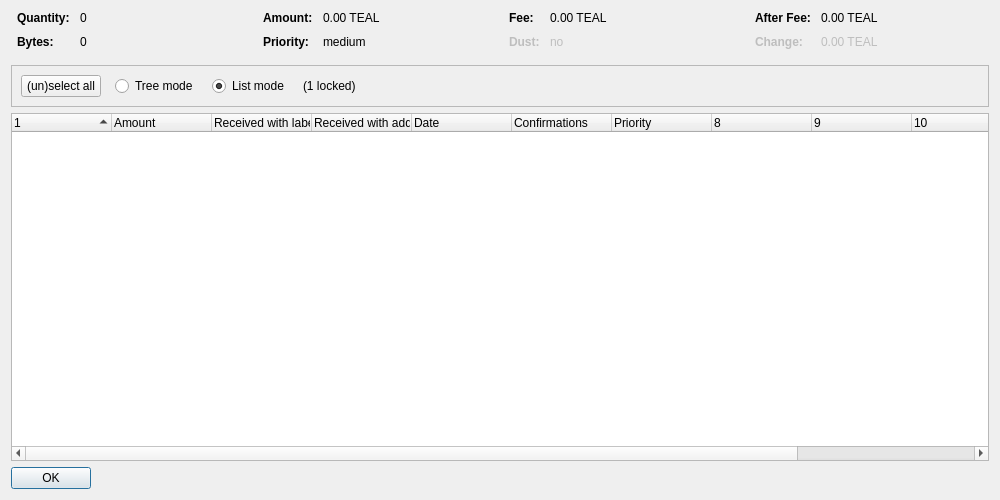
<?xml version="1.0" encoding="UTF-8"?>
<ui version="4.0">
 <class>CoinControlDialog</class>
 <widget class="QDialog" name="CoinControlDialog">
  <property name="geometry">
   <rect>
    <x>0</x>
    <y>0</y>
    <width>1000</width>
    <height>500</height>
   </rect>
  </property>
  <property name="windowTitle">
   <string>Coin Selection</string>
  </property>
  <layout class="QVBoxLayout" name="verticalLayout">
   <item>
    <layout class="QHBoxLayout" name="horizontalLayoutTop" stretch="0,0,0,0">
     <property name="topMargin">
      <number>0</number>
     </property>
     <property name="bottomMargin">
      <number>10</number>
     </property>
     <item>
      <layout class="QFormLayout" name="formLayoutCoinControl1">
       <property name="horizontalSpacing">
        <number>10</number>
       </property>
       <property name="verticalSpacing">
        <number>10</number>
       </property>
       <property name="leftMargin">
        <number>6</number>
       </property>
       <property name="rightMargin">
        <number>6</number>
       </property>
       <item row="0" column="0">
        <widget class="QLabel" name="labelCoinControlQuantityText">
         <property name="font">
          <font>
           <weight>75</weight>
           <bold>true</bold>
          </font>
         </property>
         <property name="text">
          <string>Quantity:</string>
         </property>
        </widget>
       </item>
       <item row="0" column="1">
        <widget class="QLabel" name="labelCoinControlQuantity">
         <property name="cursor">
          <cursorShape>IBeamCursor</cursorShape>
         </property>
         <property name="contextMenuPolicy">
          <enum>Qt::ActionsContextMenu</enum>
         </property>
         <property name="text">
          <string notr="true">0</string>
         </property>
         <property name="textInteractionFlags">
          <set>Qt::LinksAccessibleByMouse|Qt::TextSelectableByKeyboard|Qt::TextSelectableByMouse</set>
         </property>
        </widget>
       </item>
       <item row="1" column="0">
        <widget class="QLabel" name="labelCoinControlBytesText">
         <property name="font">
          <font>
           <weight>75</weight>
           <bold>true</bold>
          </font>
         </property>
         <property name="text">
          <string>Bytes:</string>
         </property>
        </widget>
       </item>
       <item row="1" column="1">
        <widget class="QLabel" name="labelCoinControlBytes">
         <property name="cursor">
          <cursorShape>IBeamCursor</cursorShape>
         </property>
         <property name="contextMenuPolicy">
          <enum>Qt::ActionsContextMenu</enum>
         </property>
         <property name="text">
          <string notr="true">0</string>
         </property>
         <property name="textInteractionFlags">
          <set>Qt::LinksAccessibleByMouse|Qt::TextSelectableByKeyboard|Qt::TextSelectableByMouse</set>
         </property>
        </widget>
       </item>
      </layout>
     </item>
     <item>
      <layout class="QFormLayout" name="formLayoutCoinControl2">
       <property name="horizontalSpacing">
        <number>10</number>
       </property>
       <property name="verticalSpacing">
        <number>10</number>
       </property>
       <property name="leftMargin">
        <number>6</number>
       </property>
       <property name="rightMargin">
        <number>6</number>
       </property>
       <item row="0" column="0">
        <widget class="QLabel" name="labelCoinControlAmountText">
         <property name="font">
          <font>
           <weight>75</weight>
           <bold>true</bold>
          </font>
         </property>
         <property name="text">
          <string>Amount:</string>
         </property>
        </widget>
       </item>
       <item row="0" column="1">
        <widget class="QLabel" name="labelCoinControlAmount">
         <property name="cursor">
          <cursorShape>IBeamCursor</cursorShape>
         </property>
         <property name="contextMenuPolicy">
          <enum>Qt::ActionsContextMenu</enum>
         </property>
         <property name="text">
          <string notr="true">0.00 TEAL</string>
         </property>
         <property name="textInteractionFlags">
          <set>Qt::LinksAccessibleByMouse|Qt::TextSelectableByKeyboard|Qt::TextSelectableByMouse</set>
         </property>
        </widget>
       </item>
       <item row="1" column="0">
        <widget class="QLabel" name="labelCoinControlPriorityText">
         <property name="font">
          <font>
           <weight>75</weight>
           <bold>true</bold>
          </font>
         </property>
         <property name="text">
          <string>Priority:</string>
         </property>
        </widget>
       </item>
       <item row="1" column="1">
        <widget class="QLabel" name="labelCoinControlPriority">
         <property name="cursor">
          <cursorShape>IBeamCursor</cursorShape>
         </property>
         <property name="contextMenuPolicy">
          <enum>Qt::ActionsContextMenu</enum>
         </property>
         <property name="text">
          <string notr="true">medium</string>
         </property>
         <property name="textInteractionFlags">
          <set>Qt::LinksAccessibleByMouse|Qt::TextSelectableByKeyboard|Qt::TextSelectableByMouse</set>
         </property>
        </widget>
       </item>
      </layout>
     </item>
     <item>
      <layout class="QFormLayout" name="formLayoutCoinControl3">
       <property name="horizontalSpacing">
        <number>10</number>
       </property>
       <property name="verticalSpacing">
        <number>10</number>
       </property>
       <property name="leftMargin">
        <number>6</number>
       </property>
       <property name="rightMargin">
        <number>6</number>
       </property>
       <item row="0" column="0">
        <widget class="QLabel" name="labelCoinControlFeeText">
         <property name="font">
          <font>
           <weight>75</weight>
           <bold>true</bold>
          </font>
         </property>
         <property name="text">
          <string>Fee:</string>
         </property>
        </widget>
       </item>
       <item row="0" column="1">
        <widget class="QLabel" name="labelCoinControlFee">
         <property name="cursor">
          <cursorShape>IBeamCursor</cursorShape>
         </property>
         <property name="contextMenuPolicy">
          <enum>Qt::ActionsContextMenu</enum>
         </property>
         <property name="text">
          <string notr="true">0.00 TEAL</string>
         </property>
         <property name="textInteractionFlags">
          <set>Qt::LinksAccessibleByMouse|Qt::TextSelectableByKeyboard|Qt::TextSelectableByMouse</set>
         </property>
        </widget>
       </item>
       <item row="1" column="0">
        <widget class="QLabel" name="labelCoinControlLowOutputText">
         <property name="enabled">
          <bool>false</bool>
         </property>
         <property name="font">
          <font>
           <weight>75</weight>
           <bold>true</bold>
          </font>
         </property>
         <property name="text">
          <string>Dust:</string>
         </property>
        </widget>
       </item>
       <item row="1" column="1">
        <widget class="QLabel" name="labelCoinControlLowOutput">
         <property name="enabled">
          <bool>false</bool>
         </property>
         <property name="cursor">
          <cursorShape>IBeamCursor</cursorShape>
         </property>
         <property name="contextMenuPolicy">
          <enum>Qt::ActionsContextMenu</enum>
         </property>
         <property name="text">
          <string notr="true">no</string>
         </property>
         <property name="textInteractionFlags">
          <set>Qt::LinksAccessibleByMouse|Qt::TextSelectableByKeyboard|Qt::TextSelectableByMouse</set>
         </property>
        </widget>
       </item>
      </layout>
     </item>
     <item>
      <layout class="QFormLayout" name="formLayoutCoinControl4">
       <property name="horizontalSpacing">
        <number>10</number>
       </property>
       <property name="verticalSpacing">
        <number>10</number>
       </property>
       <property name="leftMargin">
        <number>6</number>
       </property>
       <property name="rightMargin">
        <number>6</number>
       </property>
       <item row="0" column="0">
        <widget class="QLabel" name="labelCoinControlAfterFeeText">
         <property name="font">
          <font>
           <weight>75</weight>
           <bold>true</bold>
          </font>
         </property>
         <property name="text">
          <string>After Fee:</string>
         </property>
        </widget>
       </item>
       <item row="0" column="1">
        <widget class="QLabel" name="labelCoinControlAfterFee">
         <property name="cursor">
          <cursorShape>IBeamCursor</cursorShape>
         </property>
         <property name="contextMenuPolicy">
          <enum>Qt::ActionsContextMenu</enum>
         </property>
         <property name="text">
          <string notr="true">0.00 TEAL</string>
         </property>
         <property name="textInteractionFlags">
          <set>Qt::LinksAccessibleByMouse|Qt::TextSelectableByKeyboard|Qt::TextSelectableByMouse</set>
         </property>
        </widget>
       </item>
       <item row="1" column="0">
        <widget class="QLabel" name="labelCoinControlChangeText">
         <property name="enabled">
          <bool>false</bool>
         </property>
         <property name="font">
          <font>
           <weight>75</weight>
           <bold>true</bold>
          </font>
         </property>
         <property name="text">
          <string>Change:</string>
         </property>
        </widget>
       </item>
       <item row="1" column="1">
        <widget class="QLabel" name="labelCoinControlChange">
         <property name="enabled">
          <bool>false</bool>
         </property>
         <property name="cursor">
          <cursorShape>IBeamCursor</cursorShape>
         </property>
         <property name="contextMenuPolicy">
          <enum>Qt::ActionsContextMenu</enum>
         </property>
         <property name="text">
          <string notr="true">0.00 TEAL</string>
         </property>
         <property name="textInteractionFlags">
          <set>Qt::LinksAccessibleByMouse|Qt::TextSelectableByKeyboard|Qt::TextSelectableByMouse</set>
         </property>
        </widget>
       </item>
      </layout>
     </item>
    </layout>
   </item>
   <item>
    <widget class="QFrame" name="frame">
     <property name="minimumSize">
      <size>
       <width>0</width>
       <height>40</height>
      </size>
     </property>
     <property name="frameShape">
      <enum>QFrame::StyledPanel</enum>
     </property>
     <property name="frameShadow">
      <enum>QFrame::Sunken</enum>
     </property>
     <layout class="QHBoxLayout" name="horizontalLayout">
      <item>
       <layout class="QHBoxLayout" name="horizontalLayoutPanel" stretch="0,0,0,0,0">
        <property name="spacing">
         <number>14</number>
        </property>
        <item>
         <widget class="QPushButton" name="pushButtonSelectAll">
          <property name="sizePolicy">
           <sizepolicy hsizetype="Maximum" vsizetype="Fixed">
            <horstretch>0</horstretch>
            <verstretch>0</verstretch>
           </sizepolicy>
          </property>
          <property name="text">
           <string>(un)select all</string>
          </property>
          <property name="autoDefault">
           <bool>false</bool>
          </property>
         </widget>
        </item>
        <item>
         <widget class="QRadioButton" name="radioTreeMode">
          <property name="sizePolicy">
           <sizepolicy hsizetype="Maximum" vsizetype="Fixed">
            <horstretch>0</horstretch>
            <verstretch>0</verstretch>
           </sizepolicy>
          </property>
          <property name="text">
           <string>Tree mode</string>
          </property>
         </widget>
        </item>
        <item>
         <widget class="QRadioButton" name="radioListMode">
          <property name="sizePolicy">
           <sizepolicy hsizetype="Maximum" vsizetype="Fixed">
            <horstretch>0</horstretch>
            <verstretch>0</verstretch>
           </sizepolicy>
          </property>
          <property name="text">
           <string>List mode</string>
          </property>
          <property name="checked">
           <bool>true</bool>
          </property>
         </widget>
        </item>
        <item>
         <widget class="QLabel" name="labelLocked">
          <property name="text">
           <string notr="true">(1 locked)</string>
          </property>
         </widget>
        </item>
        <item>
         <spacer name="horizontalSpacer">
          <property name="orientation">
           <enum>Qt::Horizontal</enum>
          </property>
          <property name="sizeHint" stdset="0">
           <size>
            <width>40</width>
            <height>20</height>
           </size>
          </property>
         </spacer>
        </item>
       </layout>
      </item>
     </layout>
    </widget>
   </item>
   <item>
    <widget class="CoinControlTreeWidget" name="treeWidget">
     <property name="contextMenuPolicy">
      <enum>Qt::CustomContextMenu</enum>
     </property>
     <property name="sortingEnabled">
      <bool>false</bool>
     </property>
     <property name="columnCount">
      <number>12</number>
     </property>
     <attribute name="headerShowSortIndicator" stdset="0">
      <bool>true</bool>
     </attribute>
     <attribute name="headerStretchLastSection">
      <bool>false</bool>
     </attribute>
     <column>
      <property name="text">
       <string/>
      </property>
     </column>
     <column>
      <property name="text">
       <string>Amount</string>
      </property>
     </column>
     <column>
      <property name="text">
       <string>Received with label</string>
      </property>
     </column>
     <column>
      <property name="text">
       <string>Received with address</string>
      </property>
     </column>
     <column>
      <property name="text">
       <string>Date</string>
      </property>
     </column>
     <column>
      <property name="text">
       <string>Confirmations</string>
      </property>
      <property name="toolTip">
       <string>Confirmed</string>
      </property>
     </column>
     <column>
      <property name="text">
       <string>Priority</string>
      </property>
     </column>
     <column>
      <property name="text">
       <string/>
      </property>
     </column>
     <column>
      <property name="text">
       <string/>
      </property>
     </column>
     <column>
      <property name="text">
       <string/>
      </property>
     </column>
     <column>
      <property name="text">
       <string/>
      </property>
     </column>
     <column>
      <property name="text">
       <string/>
      </property>
     </column>
    </widget>
   </item>
   <item>
    <widget class="QDialogButtonBox" name="buttonBox">
     <property name="sizePolicy">
      <sizepolicy hsizetype="Maximum" vsizetype="Fixed">
       <horstretch>0</horstretch>
       <verstretch>0</verstretch>
      </sizepolicy>
     </property>
     <property name="orientation">
      <enum>Qt::Horizontal</enum>
     </property>
     <property name="standardButtons">
      <set>QDialogButtonBox::Ok</set>
     </property>
    </widget>
   </item>
  </layout>
 </widget>
 <customwidgets>
  <customwidget>
   <class>CoinControlTreeWidget</class>
   <extends>QTreeWidget</extends>
   <header>coincontroltreewidget.h</header>
  </customwidget>
 </customwidgets>
 <resources/>
 <connections/>
</ui>
